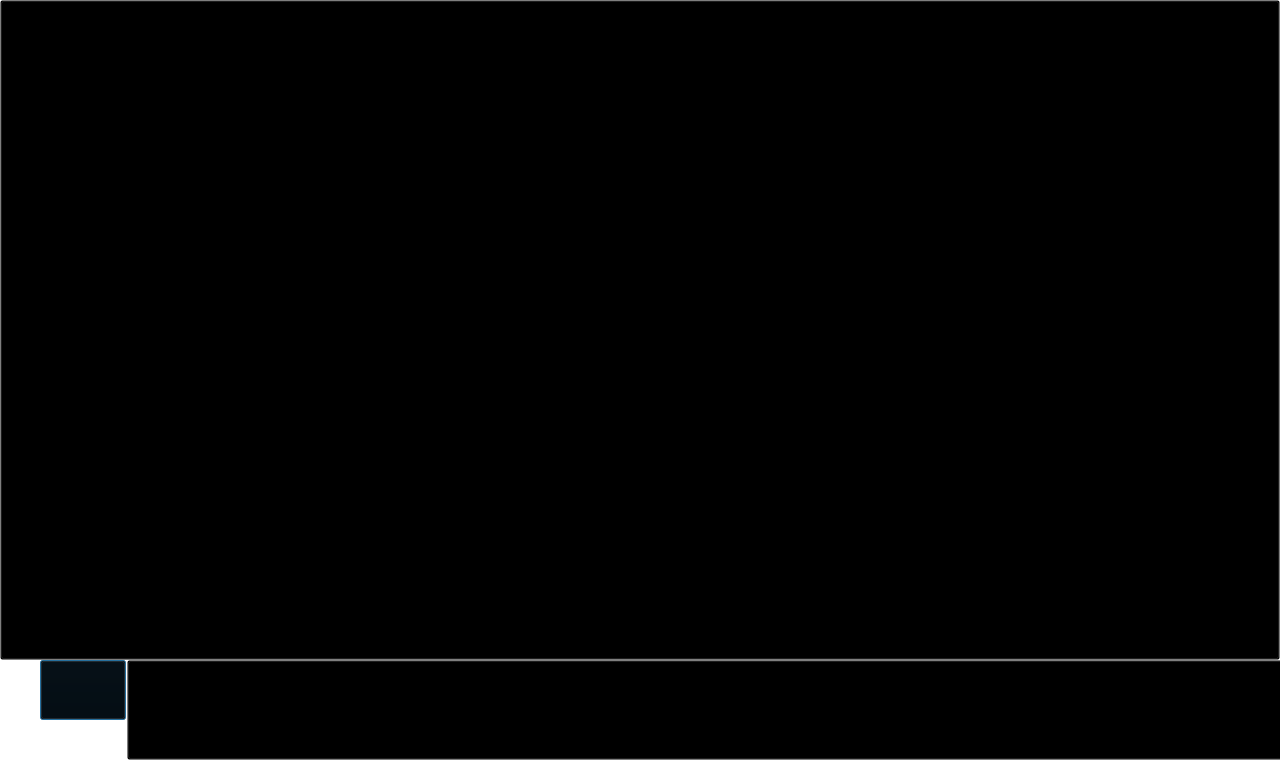
<?xml version="1.0" encoding="UTF-8"?>
<ui version="4.0">
 <class>LockScreenDialog</class>
 <widget class="QDialog" name="LockScreenDialog">
  <property name="geometry">
   <rect>
    <x>0</x>
    <y>0</y>
    <width>1280</width>
    <height>760</height>
   </rect>
  </property>
  <property name="windowTitle">
   <string>Dialog</string>
  </property>
  <property name="styleSheet">
   <string notr="true">#LockScreenDialog
{
background: transparent;
}</string>
  </property>
  <widget class="QPushButton" name="LockScreenBtn">
   <property name="geometry">
    <rect>
     <x>40</x>
     <y>660</y>
     <width>86</width>
     <height>60</height>
    </rect>
   </property>
   <property name="styleSheet">
    <string notr="true">#LockScreenBtn{
background: transparent;
border-width:-1px;
padding:-1px;
}
#LockScreenBtn:focus{outline: none;
}
</string>
   </property>
   <property name="text">
    <string/>
   </property>
   <property name="icon">
    <iconset resource="image.qrc">
     <normaloff>:/images/locked_Icon.png</normaloff>:/images/locked_Icon.png</iconset>
   </property>
   <property name="iconSize">
    <size>
     <width>86</width>
     <height>60</height>
    </size>
   </property>
  </widget>
  <widget class="QPushButton" name="boxButton">
   <property name="geometry">
    <rect>
     <x>0</x>
     <y>0</y>
     <width>1280</width>
     <height>660</height>
    </rect>
   </property>
   <property name="styleSheet">
    <string notr="true">#boxButton{
background: transparent;
padding:-1px;
}
#boxButton:focus{outline: none;
}</string>
   </property>
   <property name="text">
    <string/>
   </property>
  </widget>
  <widget class="QPushButton" name="boxButton2">
   <property name="geometry">
    <rect>
     <x>127</x>
     <y>660</y>
     <width>1161</width>
     <height>100</height>
    </rect>
   </property>
   <property name="styleSheet">
    <string notr="true">#boxButton2{
background: transparent;
padding:-1px;
}
#boxButton2:focus{outline: none;
}</string>
   </property>
   <property name="text">
    <string/>
   </property>
  </widget>
 </widget>
 <layoutdefault spacing="6" margin="11"/>
 <resources>
  <include location="image.qrc"/>
 </resources>
 <connections/>
</ui>
